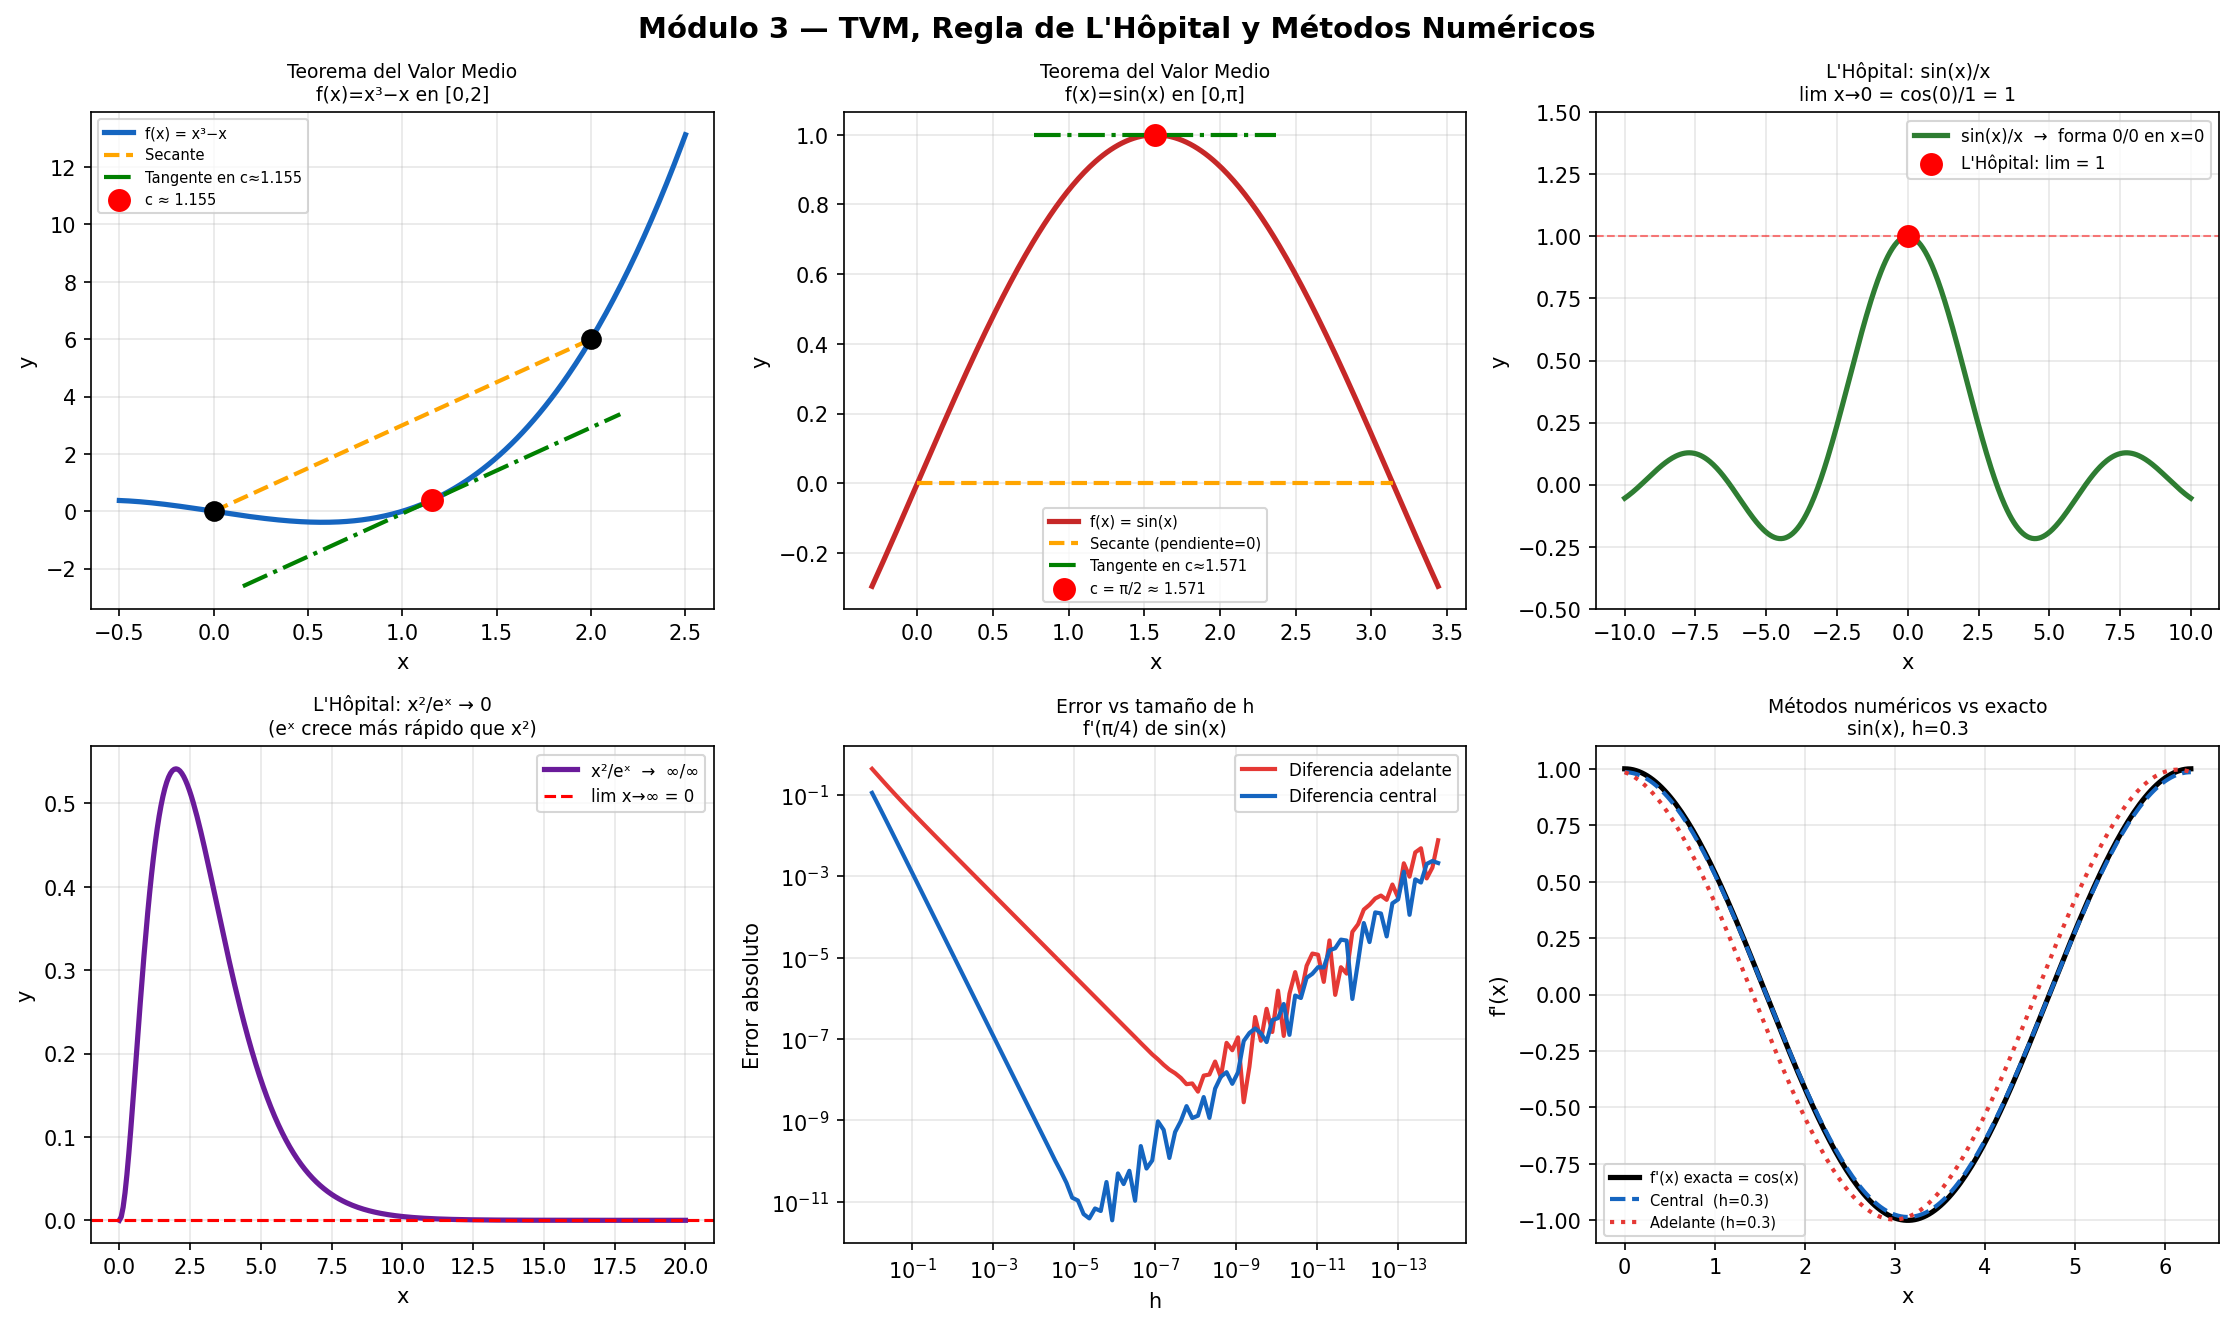

Write the Python code that produced this figure.
"""
Módulo 3 - Teorema del Valor Medio, Regla de L'Hôpital
        y Métodos Numéricos de Derivadas
FUN-05 Cálculo Diferencial e Integral | Universidad CENFOTEC

TEOREMA DEL VALOR MEDIO (TVM) PARA DERIVADAS
──────────────────────────────────────────────
Si f es CONTINUA en [a, b] y DERIVABLE en (a, b), entonces
existe al menos un punto c ∈ (a, b) tal que:

    f'(c) = [f(b) − f(a)] / (b − a)

¿Qué significa esto?
La derivada en algún punto interior c es IGUAL a la pendiente
de la recta secante que une los puntos (a, f(a)) y (b, f(b)).

Interpretación física: si un automóvil recorre 120 km en 1.5 horas,
en algún momento su velocidad EXACTA fue de 80 km/h (el promedio).

Caso especial — Teorema de Rolle:
Si además f(a) = f(b), entonces existe c ∈ (a,b) donde f'(c) = 0.
(La función debe tener al menos un máximo o mínimo en el interior.)

REGLA DE L'HÔPITAL
────────────────────
Se aplica cuando un límite produce una forma INDETERMINADA:
    0/0  ,  ∞/∞  ,  0·∞  ,  ∞−∞  ,  0⁰  ,  1^∞  ,  ∞⁰

La regla dice: si lim f(x)/g(x) es 0/0 o ∞/∞, entonces:

    lim f(x)/g(x)  =  lim f'(x)/g'(x)

Es decir: se derivan numerador y denominador POR SEPARADO
(no es la regla del cociente) y se vuelve a tomar el límite.
Se puede aplicar varias veces si el resultado sigue siendo indeterminado.

MÉTODOS NUMÉRICOS DE DERIVADAS
────────────────────────────────
Cuando no podemos derivar analíticamente (fórmula desconocida,
datos discretos, función muy compleja), usamos aproximaciones numéricas:

  Diferencia hacia adelante (orden 1):
    f'(x) ≈ [f(x+h) − f(x)] / h

  Diferencia hacia atrás (orden 1):
    f'(x) ≈ [f(x) − f(x−h)] / h

  Diferencia central (orden 2, más precisa):
    f'(x) ≈ [f(x+h) − f(x−h)] / (2h)

  Segunda derivada (diferencia central):
    f''(x) ≈ [f(x+h) − 2f(x) + f(x−h)] / h²

A medida que h → 0, la aproximación mejora, pero si h es
demasiado pequeño aparecen errores de redondeo numérico.
"""

import numpy as np
import matplotlib.pyplot as plt
from sympy import *

x = symbols('x')

# ─────────────────────────────────────────────────────────────
# SECCIÓN 1: Teorema del Valor Medio
# ─────────────────────────────────────────────────────────────
print("=" * 60)
print("  TEOREMA DEL VALOR MEDIO PARA DERIVADAS")
print("=" * 60)
print("""
  Enunciado: Si f es continua en [a,b] y derivable en (a,b),
  ∃ c ∈ (a,b) tal que:
      f'(c) = [f(b) − f(a)] / (b − a)
""")

def teorema_valor_medio(f_expr, a, b, nombre):
    """
    Encuentra el punto c del TVM: donde la tangente
    es paralela a la secante entre (a, f(a)) y (b, f(b)).
    """
    fp = diff(f_expr, x)
    fa = f_expr.subs(x, a)
    fb = f_expr.subs(x, b)
    pendiente_secante = (fb - fa) / (b - a)

    # Resolver f'(c) = pendiente de la secante
    c_sol = solve(fp - pendiente_secante, x)
    c_validos = [c for c in c_sol if c.is_real and a < c < b]

    print(f"  f(x) = {nombre}  en  [{a}, {b}]")
    print(f"  f({a}) = {fa},  f({b}) = {fb}")
    print(f"  Pendiente secante = [f({b})−f({a})] / ({b}−{a}) = {pendiente_secante}")
    print(f"  f'(x) = {fp}")
    print(f"  Resolver f'(c) = {pendiente_secante}  →  c = {c_validos}")
    for c in c_validos:
        print(f"    c = {c} ≈ {round(float(c),4)}: "
              f"f({round(float(c),4)}) = {round(float(f_expr.subs(x,c)),4)}")
    print()
    return c_validos, float(pendiente_secante)

casos_tvm = [
    (x**3 - x,  0, 2,    "x³ − x"),
    (sin(x),    0, pi,   "sin(x)"),
    (exp(x),    0, 2,    "eˣ"),
]
resultados_tvm = []
for f_expr, a, b, nombre in casos_tvm:
    c_vals, m = teorema_valor_medio(f_expr, a, b, nombre)
    resultados_tvm.append((f_expr, a, b, nombre, c_vals, m))

# ─────────────────────────────────────────────────────────────
# SECCIÓN 2: Regla de L'Hôpital
# ─────────────────────────────────────────────────────────────
print("=" * 60)
print("  REGLA DE L'HÔPITAL")
print("=" * 60)
print("""
  Pasos para aplicar L'Hôpital:
    1) Verificar que el límite produce una forma indeterminada
    2) Derivar numerador y denominador POR SEPARADO
    3) Evaluar el nuevo límite
    4) Repetir si sigue siendo indeterminado
""")

casos_lhopital = [
    # (función, punto, forma, nombre)
    (sin(x)/x,                     0,  "0/0",  "sin(x)/x"),
    ((exp(x)-1)/x,                  0,  "0/0",  "(eˣ−1)/x"),
    ((x**2-4)/(x-2),                2,  "0/0",  "(x²−4)/(x−2)"),
    ((1-cos(x))/x**2,               0,  "0/0",  "(1−cos x)/x²"),
    (log(x)/(x-1),                  1,  "0/0",  "ln(x)/(x−1)"),
    ((x**2)/(exp(x)),              oo,  "∞/∞",  "x²/eˣ"),
    (x*log(x),                      0,  "0·∞",  "x·ln(x)  (x→0⁺)"),
]

for f_expr, punto, forma, nombre in casos_lhopital:
    lim_directo = limit(f_expr, x, punto)
    print(f"  Forma {forma}:  lim  {nombre}")

    # Mostrar el proceso si es cociente
    if '/' in str(f_expr) and punto != oo:
        num, den = fraction(f_expr)
        v_num = limit(num, x, punto)
        v_den = limit(den, x, punto)
        if (v_num == 0 and v_den == 0) or \
           (v_num in [oo,-oo] and v_den in [oo,-oo]):
            dnum = diff(num, x)
            dden = diff(den, x)
            lim2 = limit(dnum/dden, x, punto)
            print(f"    Numerador→{v_num}, Denominador→{v_den}  ✓ aplica L'Hôpital")
            print(f"    Derivadas: {dnum} / {dden}")
            print(f"    Resultado: {lim2}")
        else:
            print(f"    Resultado directo: {lim_directo}")
    else:
        print(f"    Resultado: {lim_directo}")
    print()

# ─────────────────────────────────────────────────────────────
# SECCIÓN 3: Métodos Numéricos de Derivadas
# ─────────────────────────────────────────────────────────────
print("=" * 60)
print("  MÉTODOS NUMÉRICOS DE DERIVADAS")
print("=" * 60)
print("""
  Comparación de métodos para f(x) = sin(x) en x = π/4
  Valor exacto: f'(π/4) = cos(π/4) = √2/2 ≈ 0.70710678
""")

f_num  = np.sin
fp_exacta = np.cos
x0 = np.pi / 4
exacto = fp_exacta(x0)

print(f"  {'h':<12} {'Adelante':>12} {'Atrás':>12} "
      f"{'Central':>12} {'Error Central':>14}")
print(f"  {'─'*65}")

for hv in [0.1, 0.01, 0.001, 0.0001, 1e-7, 1e-14]:
    adelante = (f_num(x0+hv) - f_num(x0)) / hv
    atras    = (f_num(x0) - f_num(x0-hv)) / hv
    central  = (f_num(x0+hv) - f_num(x0-hv)) / (2*hv)
    err_c    = abs(central - exacto)
    print(f"  {hv:<12.0e} {adelante:>12.8f} {atras:>12.8f} "
          f"{central:>12.8f} {err_c:>14.2e}")

print(f"\n  Valor exacto:  {exacto:.8f}")
print("""
  Observaciones:
    • La diferencia CENTRAL es más precisa para el mismo h
    • El error decrece con h hasta cierto punto
    • Para h muy pequeño (< 1e-8), el error SUBE por redondeo numérico
""")

# Segunda derivada numérica
print("  Segunda derivada numérica  — f(x) = sin(x) en x = π/4")
print(f"  Valor exacto de f''(π/4) = -sin(π/4) ≈ {-np.sin(x0):.8f}")
for hv in [0.1, 0.01, 0.001]:
    fpp_num = (f_num(x0+hv) - 2*f_num(x0) + f_num(x0-hv)) / hv**2
    err = abs(fpp_num - (-np.sin(x0)))
    print(f"    h={hv}: f''≈{fpp_num:.8f}  error={err:.2e}")

# ─────────────────────────────────────────────────────────────
# SECCIÓN 4: Visualización
# ─────────────────────────────────────────────────────────────
fig, axes = plt.subplots(2, 3, figsize=(15, 9))
fig.suptitle("Módulo 3 — TVM, Regla de L'Hôpital y Métodos Numéricos",
             fontsize=14, fontweight='bold')

# ── TVM en x³-x ──
ax = axes[0, 0]
xv = np.linspace(-0.5, 2.5, 300)
yv = xv**3 - xv
a_t, b_t = 0, 2
fa_t, fb_t = 0**3-0, 2**3-2
m_sec = (fb_t - fa_t) / (b_t - a_t)
c_tvm = float(resultados_tvm[0][4][0])
ax.plot(xv, yv, color='#1565C0', lw=2.5, label="f(x) = x³−x")
ax.plot([a_t, b_t], [fa_t, fb_t], color='orange', lw=2, ls='--', label="Secante")
yc = c_tvm**3 - c_tvm
xtan = np.linspace(c_tvm-1, c_tvm+1, 100)
ax.plot(xtan, m_sec*(xtan-c_tvm)+yc, color='green', lw=2, ls='-.',
        label=f"Tangente en c≈{round(c_tvm,3)}")
ax.scatter([a_t, b_t], [fa_t, fb_t], color='black', zorder=5, s=80)
ax.scatter([c_tvm], [yc], color='red', zorder=5, s=100,
           label=f"c ≈ {round(c_tvm,3)}")
ax.set_title("Teorema del Valor Medio\nf(x)=x³−x en [0,2]", fontsize=9)
ax.legend(fontsize=7); ax.grid(True, alpha=0.3)
ax.set_xlabel("x"); ax.set_ylabel("y")

# ── TVM en sin(x) ──
ax = axes[0, 1]
xv2 = np.linspace(-0.3, np.pi+0.3, 300)
a2, b2 = 0, float(pi)
fa2, fb2 = 0, 0
m_sec2 = 0
c_tvm2 = float(resultados_tvm[1][4][0])
ax.plot(xv2, np.sin(xv2), color='#C62828', lw=2.5, label="f(x) = sin(x)")
ax.plot([a2, b2], [fa2, fb2], color='orange', lw=2, ls='--',
        label="Secante (pendiente=0)")
yc2 = np.sin(c_tvm2)
xtan2 = np.linspace(c_tvm2-0.8, c_tvm2+0.8, 100)
ax.plot(xtan2, 0*(xtan2-c_tvm2)+yc2, color='green', lw=2, ls='-.',
        label=f"Tangente en c≈{round(c_tvm2,3)}")
ax.scatter([c_tvm2], [yc2], color='red', zorder=5, s=100,
           label=f"c = π/2 ≈ {round(c_tvm2,3)}")
ax.set_title("Teorema del Valor Medio\nf(x)=sin(x) en [0,π]", fontsize=9)
ax.legend(fontsize=7); ax.grid(True, alpha=0.3)
ax.set_xlabel("x"); ax.set_ylabel("y")

# ── L'Hôpital: sin(x)/x ──
ax = axes[0, 2]
xv3 = np.linspace(-10, 10, 500)
xv3_s = np.where(xv3==0, 1e-10, xv3)
ax.plot(xv3, np.sin(xv3_s)/xv3_s, color='#2E7D32', lw=2.5,
        label="sin(x)/x  →  forma 0/0 en x=0")
ax.scatter([0], [1], color='red', zorder=5, s=100,
           label="L'Hôpital: lim = 1")
ax.axhline(1, color='red', ls='--', lw=1, alpha=0.5)
ax.set_title("L'Hôpital: sin(x)/x\nlim x→0 = cos(0)/1 = 1", fontsize=9)
ax.legend(fontsize=8); ax.grid(True, alpha=0.3)
ax.set_xlabel("x"); ax.set_ylabel("y"); ax.set_ylim(-0.5, 1.5)

# ── L'Hôpital: x²/eˣ → 0 ──
ax = axes[1, 0]
xv4 = np.linspace(0, 20, 300)
ax.plot(xv4, xv4**2/np.exp(xv4), color='#6A1B9A', lw=2.5,
        label="x²/eˣ  →  ∞/∞")
ax.axhline(0, color='red', ls='--', lw=1.5, label="lim x→∞ = 0")
ax.set_title("L'Hôpital: x²/eˣ → 0\n(eˣ crece más rápido que x²)", fontsize=9)
ax.legend(fontsize=8); ax.grid(True, alpha=0.3)
ax.set_xlabel("x"); ax.set_ylabel("y")

# ── Error de aproximación numérica ──
ax = axes[1, 1]
hs = np.logspace(-14, 0, 100)
err_adelante = np.abs((np.sin(x0+hs) - np.sin(x0))/hs - exacto)
err_central  = np.abs((np.sin(x0+hs) - np.sin(x0-hs))/(2*hs) - exacto)
ax.loglog(hs, err_adelante, color='#E53935', lw=2, label="Diferencia adelante")
ax.loglog(hs, err_central,  color='#1565C0', lw=2, label="Diferencia central")
ax.set_title("Error vs tamaño de h\nf'(π/4) de sin(x)", fontsize=9)
ax.set_xlabel("h"); ax.set_ylabel("Error absoluto")
ax.legend(fontsize=8); ax.grid(True, alpha=0.3)
ax.invert_xaxis()

# ── Comparación métodos numéricos ──
ax = axes[1, 2]
hv_plot = 0.3
xv5 = np.linspace(0, 2*np.pi, 200)
fp_exacta_v = np.cos(xv5)
fp_central  = (np.sin(xv5+hv_plot) - np.sin(xv5-hv_plot)) / (2*hv_plot)
fp_adelante = (np.sin(xv5+hv_plot) - np.sin(xv5)) / hv_plot
ax.plot(xv5, fp_exacta_v, color='black', lw=2.5, label="f'(x) exacta = cos(x)")
ax.plot(xv5, fp_central,  color='#1565C0', lw=2, ls='--', label=f"Central  (h={hv_plot})")
ax.plot(xv5, fp_adelante, color='#E53935', lw=2, ls=':',  label=f"Adelante (h={hv_plot})")
ax.set_title(f"Métodos numéricos vs exacto\nsin(x), h={hv_plot}", fontsize=9)
ax.legend(fontsize=7); ax.grid(True, alpha=0.3)
ax.set_xlabel("x"); ax.set_ylabel("f'(x)")

plt.tight_layout()
plt.savefig("tvm_lhopital_metodos_numericos.png", dpi=150, bbox_inches='tight')
plt.show()
print("\n✅  Gráfica guardada: tvm_lhopital_metodos_numericos.png")
